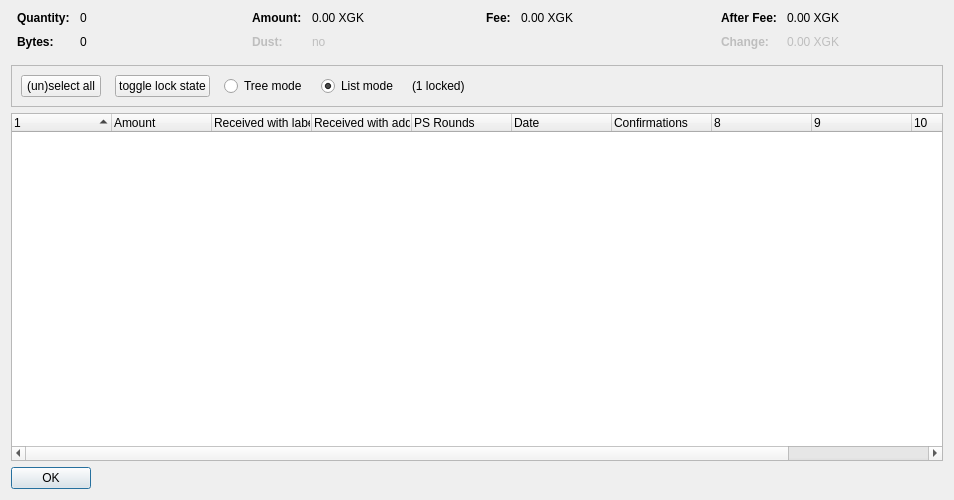
<?xml version="1.0" encoding="UTF-8"?>
<ui version="4.0">
 <class>CoinControlDialog</class>
 <widget class="QDialog" name="CoinControlDialog">
  <property name="geometry">
   <rect>
    <x>0</x>
    <y>0</y>
    <width>954</width>
    <height>500</height>
   </rect>
  </property>
  <property name="windowTitle">
   <string>Coin Selection</string>
  </property>
  <layout class="QVBoxLayout" name="verticalLayout">
   <item>
    <layout class="QHBoxLayout" name="horizontalLayoutTop" stretch="0,0,0,0">
     <property name="topMargin">
      <number>0</number>
     </property>
     <property name="bottomMargin">
      <number>10</number>
     </property>
     <item>
      <layout class="QFormLayout" name="formLayoutCoinControl1">
       <property name="horizontalSpacing">
        <number>10</number>
       </property>
       <property name="verticalSpacing">
        <number>10</number>
       </property>
       <property name="leftMargin">
        <number>6</number>
       </property>
       <property name="rightMargin">
        <number>6</number>
       </property>
       <item row="0" column="0">
        <widget class="QLabel" name="labelCoinControlQuantityText">
         <property name="font">
          <font>
           <weight>75</weight>
           <bold>true</bold>
          </font>
         </property>
         <property name="text">
          <string>Quantity:</string>
         </property>
        </widget>
       </item>
       <item row="0" column="1">
        <widget class="QLabel" name="labelCoinControlQuantity">
         <property name="cursor">
          <cursorShape>IBeamCursor</cursorShape>
         </property>
         <property name="contextMenuPolicy">
          <enum>Qt::ActionsContextMenu</enum>
         </property>
         <property name="text">
          <string notr="true">0</string>
         </property>
         <property name="textInteractionFlags">
          <set>Qt::LinksAccessibleByMouse|Qt::TextSelectableByKeyboard|Qt::TextSelectableByMouse</set>
         </property>
        </widget>
       </item>
       <item row="1" column="0">
        <widget class="QLabel" name="labelCoinControlBytesText">
         <property name="font">
          <font>
           <weight>75</weight>
           <bold>true</bold>
          </font>
         </property>
         <property name="text">
          <string>Bytes:</string>
         </property>
        </widget>
       </item>
       <item row="1" column="1">
        <widget class="QLabel" name="labelCoinControlBytes">
         <property name="cursor">
          <cursorShape>IBeamCursor</cursorShape>
         </property>
         <property name="contextMenuPolicy">
          <enum>Qt::ActionsContextMenu</enum>
         </property>
         <property name="text">
          <string notr="true">0</string>
         </property>
         <property name="textInteractionFlags">
          <set>Qt::LinksAccessibleByMouse|Qt::TextSelectableByKeyboard|Qt::TextSelectableByMouse</set>
         </property>
        </widget>
       </item>
      </layout>
     </item>
     <item>
      <layout class="QFormLayout" name="formLayoutCoinControl2">
       <property name="horizontalSpacing">
        <number>10</number>
       </property>
       <property name="verticalSpacing">
        <number>10</number>
       </property>
       <property name="leftMargin">
        <number>6</number>
       </property>
       <property name="rightMargin">
        <number>6</number>
       </property>
       <item row="0" column="0">
        <widget class="QLabel" name="labelCoinControlAmountText">
         <property name="font">
          <font>
           <weight>75</weight>
           <bold>true</bold>
          </font>
         </property>
         <property name="text">
          <string>Amount:</string>
         </property>
        </widget>
       </item>
       <item row="0" column="1">
        <widget class="QLabel" name="labelCoinControlAmount">
         <property name="cursor">
          <cursorShape>IBeamCursor</cursorShape>
         </property>
         <property name="contextMenuPolicy">
          <enum>Qt::ActionsContextMenu</enum>
         </property>
         <property name="text">
          <string notr="true">0.00 XGK</string>
         </property>
         <property name="textInteractionFlags">
          <set>Qt::LinksAccessibleByMouse|Qt::TextSelectableByKeyboard|Qt::TextSelectableByMouse</set>
         </property>
        </widget>
       </item>
       <item row="1" column="0">
        <widget class="QLabel" name="labelCoinControlLowOutputText">
         <property name="enabled">
          <bool>false</bool>
         </property>
         <property name="font">
          <font>
           <weight>75</weight>
           <bold>true</bold>
          </font>
         </property>
         <property name="text">
          <string>Dust:</string>
         </property>
        </widget>
       </item>
       <item row="1" column="1">
        <widget class="QLabel" name="labelCoinControlLowOutput">
         <property name="enabled">
          <bool>false</bool>
         </property>
         <property name="cursor">
          <cursorShape>IBeamCursor</cursorShape>
         </property>
         <property name="contextMenuPolicy">
          <enum>Qt::ActionsContextMenu</enum>
         </property>
         <property name="text">
          <string notr="true">no</string>
         </property>
         <property name="textInteractionFlags">
          <set>Qt::LinksAccessibleByMouse|Qt::TextSelectableByKeyboard|Qt::TextSelectableByMouse</set>
         </property>
        </widget>
       </item>
      </layout>
     </item>
     <item>
      <layout class="QFormLayout" name="formLayoutCoinControl3">
       <property name="horizontalSpacing">
        <number>10</number>
       </property>
       <property name="verticalSpacing">
        <number>10</number>
       </property>
       <property name="leftMargin">
        <number>6</number>
       </property>
       <property name="rightMargin">
        <number>6</number>
       </property>
       <item row="0" column="0">
        <widget class="QLabel" name="labelCoinControlFeeText">
         <property name="font">
          <font>
           <weight>75</weight>
           <bold>true</bold>
          </font>
         </property>
         <property name="text">
          <string>Fee:</string>
         </property>
        </widget>
       </item>
       <item row="0" column="1">
        <widget class="QLabel" name="labelCoinControlFee">
         <property name="cursor">
          <cursorShape>IBeamCursor</cursorShape>
         </property>
         <property name="contextMenuPolicy">
          <enum>Qt::ActionsContextMenu</enum>
         </property>
         <property name="text">
          <string notr="true">0.00 XGK</string>
         </property>
         <property name="textInteractionFlags">
          <set>Qt::LinksAccessibleByMouse|Qt::TextSelectableByKeyboard|Qt::TextSelectableByMouse</set>
         </property>
        </widget>
       </item>
      </layout>
     </item>
     <item>
      <layout class="QFormLayout" name="formLayoutCoinControl4">
       <property name="horizontalSpacing">
        <number>10</number>
       </property>
       <property name="verticalSpacing">
        <number>10</number>
       </property>
       <property name="leftMargin">
        <number>6</number>
       </property>
       <property name="rightMargin">
        <number>6</number>
       </property>
       <item row="0" column="0">
        <widget class="QLabel" name="labelCoinControlAfterFeeText">
         <property name="font">
          <font>
           <weight>75</weight>
           <bold>true</bold>
          </font>
         </property>
         <property name="text">
          <string>After Fee:</string>
         </property>
        </widget>
       </item>
       <item row="0" column="1">
        <widget class="QLabel" name="labelCoinControlAfterFee">
         <property name="cursor">
          <cursorShape>IBeamCursor</cursorShape>
         </property>
         <property name="contextMenuPolicy">
          <enum>Qt::ActionsContextMenu</enum>
         </property>
         <property name="text">
          <string notr="true">0.00 XGK</string>
         </property>
         <property name="textInteractionFlags">
          <set>Qt::LinksAccessibleByMouse|Qt::TextSelectableByKeyboard|Qt::TextSelectableByMouse</set>
         </property>
        </widget>
       </item>
       <item row="1" column="0">
        <widget class="QLabel" name="labelCoinControlChangeText">
         <property name="enabled">
          <bool>false</bool>
         </property>
         <property name="font">
          <font>
           <weight>75</weight>
           <bold>true</bold>
          </font>
         </property>
         <property name="text">
          <string>Change:</string>
         </property>
        </widget>
       </item>
       <item row="1" column="1">
        <widget class="QLabel" name="labelCoinControlChange">
         <property name="enabled">
          <bool>false</bool>
         </property>
         <property name="cursor">
          <cursorShape>IBeamCursor</cursorShape>
         </property>
         <property name="contextMenuPolicy">
          <enum>Qt::ActionsContextMenu</enum>
         </property>
         <property name="text">
          <string notr="true">0.00 XGK</string>
         </property>
         <property name="textInteractionFlags">
          <set>Qt::LinksAccessibleByMouse|Qt::TextSelectableByKeyboard|Qt::TextSelectableByMouse</set>
         </property>
        </widget>
       </item>
      </layout>
     </item>
    </layout>
   </item>
   <item>
    <widget class="QFrame" name="frame">
     <property name="minimumSize">
      <size>
       <width>0</width>
       <height>40</height>
      </size>
     </property>
     <property name="frameShape">
      <enum>QFrame::StyledPanel</enum>
     </property>
     <property name="frameShadow">
      <enum>QFrame::Sunken</enum>
     </property>
     <layout class="QHBoxLayout" name="horizontalLayout">
      <item>
       <layout class="QHBoxLayout" name="horizontalLayoutPanel" stretch="0,0,0,0,0,0">
        <property name="spacing">
         <number>14</number>
        </property>
        <item>
         <widget class="QPushButton" name="pushButtonSelectAll">
          <property name="sizePolicy">
           <sizepolicy hsizetype="Maximum" vsizetype="Fixed">
            <horstretch>0</horstretch>
            <verstretch>0</verstretch>
           </sizepolicy>
          </property>
          <property name="text">
           <string>(un)select all</string>
          </property>
          <property name="autoDefault">
           <bool>false</bool>
          </property>
         </widget>
        </item>
        <item>
         <widget class="QPushButton" name="pushButtonToggleLock">
          <property name="sizePolicy">
           <sizepolicy hsizetype="Maximum" vsizetype="Fixed">
            <horstretch>0</horstretch>
            <verstretch>0</verstretch>
           </sizepolicy>
          </property>
          <property name="text">
           <string>toggle lock state</string>
          </property>
          <property name="autoDefault">
           <bool>false</bool>
          </property>
         </widget>
        </item>
        <item>
         <widget class="QRadioButton" name="radioTreeMode">
          <property name="sizePolicy">
           <sizepolicy hsizetype="Maximum" vsizetype="Fixed">
            <horstretch>0</horstretch>
            <verstretch>0</verstretch>
           </sizepolicy>
          </property>
          <property name="text">
           <string>Tree mode</string>
          </property>
         </widget>
        </item>
        <item>
         <widget class="QRadioButton" name="radioListMode">
          <property name="sizePolicy">
           <sizepolicy hsizetype="Maximum" vsizetype="Fixed">
            <horstretch>0</horstretch>
            <verstretch>0</verstretch>
           </sizepolicy>
          </property>
          <property name="text">
           <string>List mode</string>
          </property>
          <property name="checked">
           <bool>true</bool>
          </property>
         </widget>
        </item>
        <item>
         <widget class="QLabel" name="labelLocked">
          <property name="text">
           <string>(1 locked)</string>
          </property>
         </widget>
        </item>
        <item>
         <spacer name="horizontalSpacer">
          <property name="orientation">
           <enum>Qt::Horizontal</enum>
          </property>
          <property name="sizeHint" stdset="0">
           <size>
            <width>40</width>
            <height>20</height>
           </size>
          </property>
         </spacer>
        </item>
       </layout>
      </item>
     </layout>
    </widget>
   </item>
   <item>
    <widget class="CoinControlTreeWidget" name="treeWidget">
     <property name="contextMenuPolicy">
      <enum>Qt::CustomContextMenu</enum>
     </property>
     <property name="sortingEnabled">
      <bool>false</bool>
     </property>
     <property name="columnCount">
      <number>11</number>
     </property>
     <attribute name="headerShowSortIndicator" stdset="0">
      <bool>true</bool>
     </attribute>
     <attribute name="headerStretchLastSection">
      <bool>false</bool>
     </attribute>
     <column>
      <property name="text">
       <string/>
      </property>
     </column>
     <column>
      <property name="text">
       <string>Amount</string>
      </property>
     </column>
     <column>
      <property name="text">
       <string>Received with label</string>
      </property>
     </column>
     <column>
      <property name="text">
       <string>Received with address</string>
      </property>
     </column>
     <column>
      <property name="text">
       <string>PS Rounds</string>
      </property>
     </column>
     <column>
      <property name="text">
       <string>Date</string>
      </property>
     </column>
     <column>
      <property name="text">
       <string>Confirmations</string>
      </property>
      <property name="toolTip">
       <string>Confirmed</string>
      </property>
     </column>
     <column>
      <property name="text">
       <string/>
      </property>
     </column>
     <column>
      <property name="text">
       <string/>
      </property>
     </column>
     <column>
      <property name="text">
       <string/>
      </property>
     </column>
     <column>
      <property name="text">
       <string/>
      </property>
     </column>
    </widget>
   </item>
   <item>
    <widget class="QDialogButtonBox" name="buttonBox">
     <property name="sizePolicy">
      <sizepolicy hsizetype="Maximum" vsizetype="Fixed">
       <horstretch>0</horstretch>
       <verstretch>0</verstretch>
      </sizepolicy>
     </property>
     <property name="orientation">
      <enum>Qt::Horizontal</enum>
     </property>
     <property name="standardButtons">
      <set>QDialogButtonBox::Ok</set>
     </property>
    </widget>
   </item>
  </layout>
 </widget>
 <customwidgets>
  <customwidget>
   <class>CoinControlTreeWidget</class>
   <extends>QTreeWidget</extends>
   <header>coincontroltreewidget.h</header>
  </customwidget>
 </customwidgets>
 <resources/>
 <connections/>
</ui>
